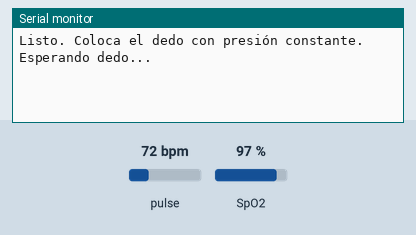
A sketch run on a simulated ESP32. Parts: the last lines printed to the serial monitor. Inputs (shaded band) come from the test bench; at power-on: pulse 72 bpm, SpO2 97 %.

Above: at 1.2 s.
1.3 s: pulse set to 47 bpm
At 5.5 s:
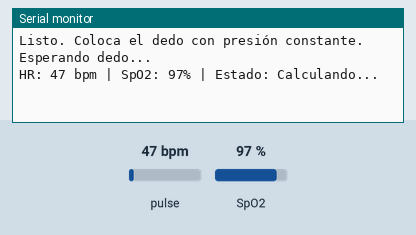
5.8 s: pulse set to 42 bpm
At 11.4 s:
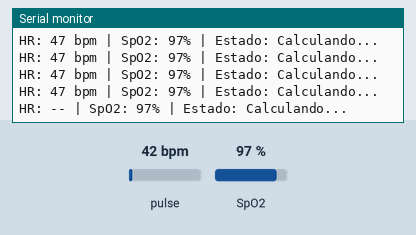
11.5 s: SpO2 set to 86 %
At 12.8 s:
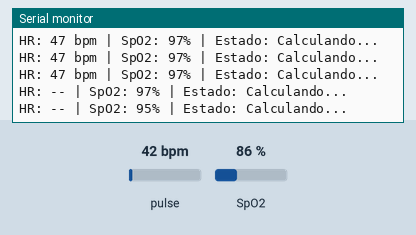
13.0 s: SpO2 set to 83 %
At 18.9 s:
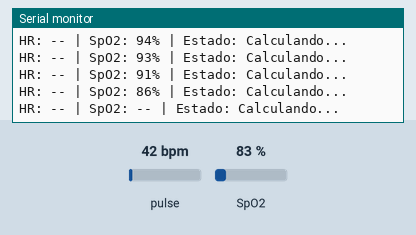
Timing chart, 0 to 20.0 s (numbered marks = the images above; inputs shaded):
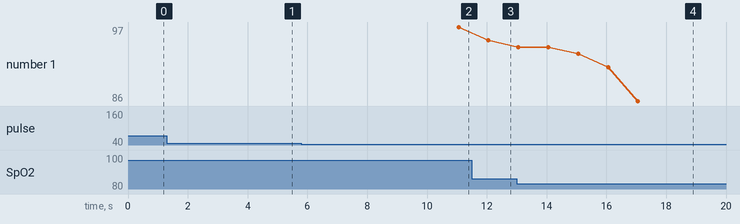

The sketch:

test-max30102.ino
```cpp
#include <Wire.h>
#include "MAX30105.h"
#include "spo2_algorithm.h"

MAX30105 particleSensor;

#define I2C_SDA 4
#define I2C_SCL 8
#define IR_THRESHOLD 50000
#define SMOOTH_SIZE 6
#define MIN_VALID_SAMPLES 3

uint32_t irBuffer[100];
uint32_t redBuffer[100];
int32_t bufferLength = 100;

int32_t spo2;
int8_t validSPO2;
int32_t heartRate;
int8_t validHeartRate;

int32_t hrHistory[SMOOTH_SIZE]   = {0};
int32_t spo2History[SMOOTH_SIZE] = {0};
int histIndex = 0;
int validHRCount  = 0;
int validSPO2Count = 0;

int32_t smoothedValue(int32_t* history, int* validCount) {
  int32_t sum = 0;
  *validCount = 0;

  for (int i = 0; i < SMOOTH_SIZE; i++) {
    if (history[i] > 0) {
      sum += history[i];
      (*validCount)++;
    }
  }

  return (*validCount) > 0 ? sum / (*validCount) : 0;
}

bool fingerPresent() {
  uint32_t avg = 0;

  for (int i = 95; i < 100; i++) {
    avg += irBuffer[i];
  }

  return (avg / 5) > IR_THRESHOLD;
}

void collectSamples(byte start, byte end) {
  for (byte i = start; i < end; i++) {

    while (particleSensor.available() == false) {
      particleSensor.check();
    }

    redBuffer[i] = particleSensor.getRed();
    irBuffer[i]  = particleSensor.getIR();

    particleSensor.nextSample();
  }
}

void resetHistories() {

  memset(hrHistory, 0, sizeof(hrHistory));
  memset(spo2History, 0, sizeof(spo2History));

  histIndex = 0;
  validHRCount = 0;
  validSPO2Count = 0;
}

void setup() {

  Serial.begin(115200);

  Wire.begin(I2C_SDA, I2C_SCL);

  if (!particleSensor.begin(Wire, I2C_SPEED_FAST)) {
    Serial.println("MAX30102 no detectado. Revisa pines 4 y 8.");
    while (1);
  }

  particleSensor.setup(50, 4, 2, 100, 411, 4096);

  Serial.println("Listo. Coloca el dedo con presión constante.");
}

void loop() {

  Serial.println("Esperando dedo...");

  while (true) {

    while (particleSensor.available() == false) {
      particleSensor.check();
    }

    irBuffer[99] = particleSensor.getIR();

    particleSensor.nextSample();

    if (irBuffer[99] > IR_THRESHOLD) {
      break;
    }

    delay(100);
  }

  resetHistories();

  collectSamples(0, 100);

  maxim_heart_rate_and_oxygen_saturation(
      irBuffer,
      bufferLength,
      redBuffer,
      &spo2,
      &validSPO2,
      &heartRate,
      &validHeartRate);

  while (true) {

    for (byte i = 25; i < 100; i++) {

      redBuffer[i - 25] = redBuffer[i];
      irBuffer[i - 25] = irBuffer[i];
    }

    collectSamples(75, 100);

    if (!fingerPresent()) {
      Serial.println("Dedo retirado. Reiniciando...");
      break;
    }

    maxim_heart_rate_and_oxygen_saturation(
        irBuffer,
        bufferLength,
        redBuffer,
        &spo2,
        &validSPO2,
        &heartRate,
        &validHeartRate);

    bool hrOk   = validHeartRate && heartRate >= 45 && heartRate <= 149;
    bool spo2Ok = validSPO2 && spo2 >= 85 && spo2 <= 100;

    if (hrOk) {
      hrHistory[histIndex] = heartRate;
    } else {
      hrHistory[histIndex] = 0;
    }

    if (spo2Ok) {
      spo2History[histIndex] = spo2;
    } else {
      spo2History[histIndex] = 0;
    }

    histIndex = (histIndex + 1) % SMOOTH_SIZE;

    int32_t displayHR   = smoothedValue(hrHistory, &validHRCount);
    int32_t displaySPO2 = smoothedValue(spo2History, &validSPO2Count);

    bool stable = (validHRCount >= MIN_VALID_SAMPLES) &&
                  (validSPO2Count >= MIN_VALID_SAMPLES);

    Serial.print("HR: ");

    if (displayHR > 0)
      Serial.print(String(displayHR) + " bpm");
    else
      Serial.print("--");

    Serial.print(" | SpO2: ");

    if (displaySPO2 > 0)
      Serial.print(String(displaySPO2) + "%");
    else
      Serial.print("--");

    Serial.print(" | Estado: ");

    if (stable)
      Serial.println("Estable");
    else
      Serial.println("Calculando...");
  }
}
```

Measured:
- the behaviour switches between 45 and 44 bpm on pulse (found by bisection; images 1 and 2)
- the behaviour switches between 85 and 84 % on SpO2 (found by bisection; images 3 and 4)
- after the input at 1.3 s, the serial monitor: prints a new line after 3.8 s (image 1)
- after the input at 5.8 s, the serial monitor: prints a new line after 5.3 s (image 2)
- after the input at 11.5 s, the serial monitor: prints a new line after 0.55 s (image 3)
- after the input at 13.0 s, the serial monitor: prints a new line after 0.05 s (image 4)
- plotted number 1: 97 → 95 after the input at 11.5 s
